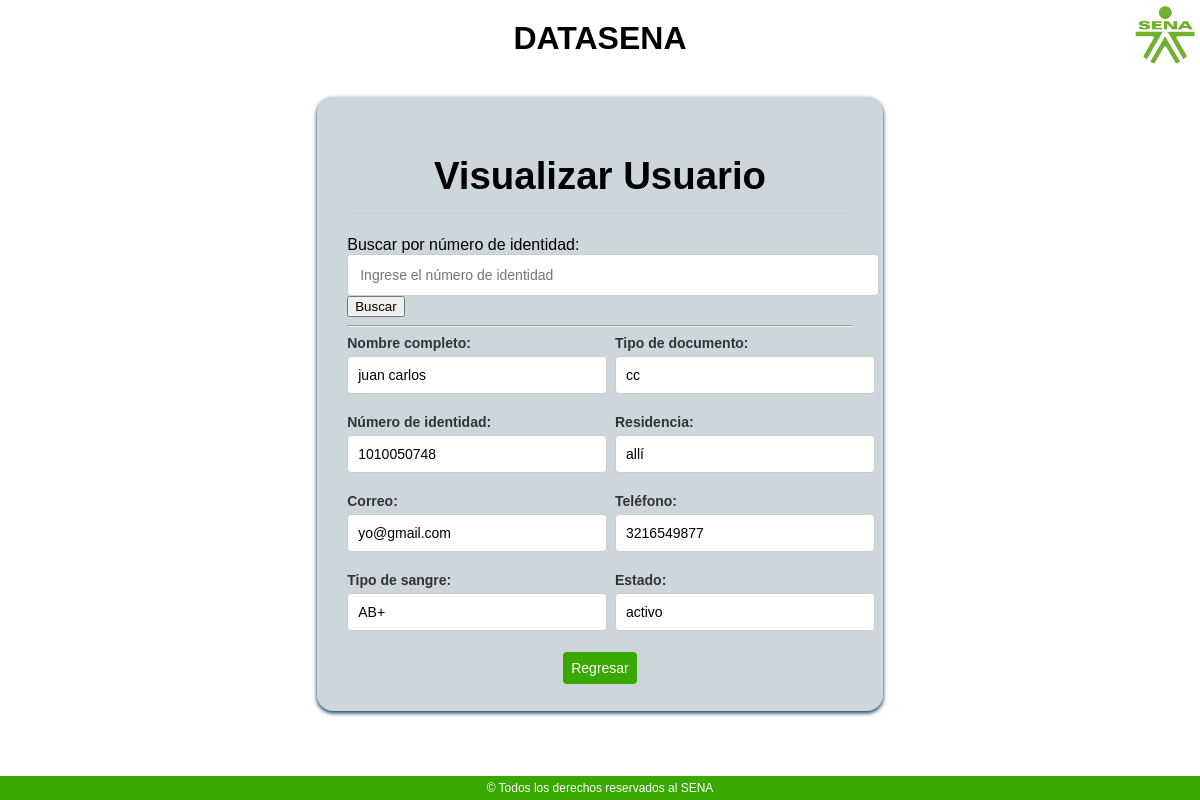
Screenshot of /admin/basura/visualizar_usuario.php?numero_identidad=1010050748 with the database file from the repository.
### tables this page shows
CREATE TABLE `usuarios` (
  `id` int NOT NULL AUTO_INCREMENT,
  `nombre_completo` varchar(100) NOT NULL,
  `tipo_documento` varchar(30) DEFAULT NULL,
  `numero_identidad` varchar(20) NOT NULL,
  `residencia` varchar(150) NOT NULL,
  `tipo_sangre` varchar(5) NOT NULL,
  `correo` varchar(100) NOT NULL,
  `telefono` varchar(20) NOT NULL,
  `numero_ficha` varchar(30) DEFAULT NULL,
  `contrasena` varchar(255) NOT NULL,
  `estado` enum('activo','inactivo') NOT NULL,
  `fecha_creacion` timestamp NULL DEFAULT CURRENT_TIMESTAMP,
  `estado_habilitacion` enum('Activo','Inactivo') DEFAULT 'Activo',
  PRIMARY KEY (`id`),
  UNIQUE KEY `numero_identidad` (`numero_identidad`)
);

### admin/basura/visualizar_usuario.php (the view, shortened to what this page needs)
<?php
$conexion = new mysqli("localhost", "root", "", "datasenn_db");
$numero_identidad = $_GET['numero_identidad'] ?? '';
$usuario = [
    'nombre_completo' => '',
    'tipo_documento' => '',
    'numero_identidad' => '',
    'residencia' => '',
    'tipo_sangre' => '',
    'correo' => '',
    'telefono' => '',
    'estado' => ''
];
if ($numero_identidad !== '') {
    $stmt = $conexion->prepare("SELECT nombre_completo, tipo_documento, numero_identidad, residencia, tipo_sangre, correo, telefono, estado FROM usuarios WHERE numero_identidad = ?");
    $stmt->bind_param("s", $numero_identidad);
    $stmt->execute();
    $resultado = $stmt->get_result();
    if ($resultado->num_rows > 0) {
        $usuario = $resultado->fetch_assoc();
    }
}
?>
<!DOCTYPE html>
<html lang="es">
<head>
    <link rel="stylesheet" href="visualizar_usuario.css">
</head>
<body>
    <header>DATASENA</header>
    <img src="../../img/logo-sena.png" alt="Logo SENA" class="img">
    <div class="form-container">
        <h2>Visualizar Usuario</h2>
        <form action="visualizar_usuario.php" method="get">
            <label for="buscar_id">Buscar por número de identidad:</label>
            <input type="text" id="buscar_id" name="numero_identidad" placeholder="Ingrese el número de identidad" required>
            <button type="submit">Buscar</button>
        </form>
        <hr>
<form class="form-grid">
    <div class="form-row">
        <label>Nombre completo:</label>
        <input type="text" value="<?= htmlspecialchars($usuario['nombre_completo']) ?>" readonly>
    </div>
    <div class="form-row">
        <label>Tipo de documento:</label>
        <input type="text" value="<?= htmlspecialchars($usuario['tipo_documento']) ?>" readonly>
    </div>
    <div class="form-row">
        <label>Número de identidad:</label>
        <input type="text" value="<?= htmlspecialchars($usuario['numero_identidad']) ?>" readonly>
    </div>
    <div class="form-row">
        <label>Residencia:</label>
        <input type="text" value="<?= htmlspecialchars($usuario['residencia']) ?>" readonly>
    </div>
    <div class="form-row">
        <label>Correo:</label>
        <input type="text" value="<?= htmlspecialchars($usuario['correo']) ?>" readonly>
    </div>
    <div class="form-row">
        <label>Teléfono:</label>
        <input type="text" value="<?= htmlspecialchars($usuario['telefono']) ?>" readonly>
    </div>
    <div class="form-row">
        <label>Tipo de sangre:</label>
        <input type="text" value="<?= htmlspecialchars($usuario['tipo_sangre']) ?>" readonly>
    </div>
    <div class="form-row">
        <label>Estado:</label>
        <input type="text" value="<?= htmlspecialchars($usuario['estado']) ?>" readonly>
    </div>
</form>
        <div class="back_visual">
            <button class="logout-btn" onclick="window.location.href='super_menu.html'">Regresar</button>
        </div>
    </div>
    <footer>
        <a>&copy; Todos los derechos reservados al SENA</a>
    </footer>
</body>
</html>

### css/SU_admin/menu_SU_admin/visualizar_usuario.css (style rules this page uses)
:root { --primary-950: #39A900; --primary-900: #4db21a; --primary-800: #61BA33; --primary-700: #74c34d; --primary-600: #88cb66; --primary-500: #9cd480; --primary-400: #b0dd99; --primary-300: #c4e5b3; --primary-200: #d7eecc; --secundary-1-950: #007832; --secundary-1-900: #1A8647; --secundary-1-800: #33935B; --secundary-1-700: #4DA170; --secundary-1-600: #66AE84; --secundary-1-500: #80BC99; --secundary-1-400: #99C9AD; --secundary-1-300: #B3D7C2; --secundary-1-200: #cce4d6; --secundary-2-950: #71277a; --secundary-2-900: #7f3d86; --secundary-2-800: #8d5295; --secundary-2-700: #9c68a2; --secundary-2-600: #aa7daf; --secundary-2-500: #b893bd; --secundary-2-400: #c6a9ca; --secundary-2-300: #dabed7; --secundary-2-200: #e3daea; --secundary-3-950: #00304d; --secundary-3-900: #1a455f; --secundary-3-800: #335971; --secundary-3-700: #4d6e82; --secundary-3-600: #668394; --secundary-3-500: #8098a6; --secundary-3-400: #99acb8; --secundary-3-300: #b3c1ca; --secundary-3-200: #ccd6db; --secundary-4-950: #fdc300; --secundary-4-900: #fdc91a; --secundary-4-800: #fdcf33; --secundary-4-700: #fed54d; --secundary-4-600: #fedb66; --secundary-4-500: #fee180; --secundary-4-400: #fee799; --secundary-4-300: #feedb3; --secundary-4-200: #fff3cc; --white: #ffffff; --black: #000000; --gray-950: #f6f6f6; --gray-900: #e1e1e1; --gray-800: #cccccc; --gray-700: #b7b7b7; --gray-600: #a2a2a2; --gray-500: #8d8d8d; --main-font: Arial, sans-serif; --font-size-h1-plus: 4.8rem; --font-size-h1: 3.2rem; --font-size-h2: 2.4rem; --font-size-h3: 2.0rem; --font-size-h4: 1.6rem; --font-size-h5: 1.4rem; --font-size-h6: 1.2rem; --padding: 20px; --margin-bottom: 15px; --border-radius: 4px; --hover-color: var(--primary-950); --input-height: 56px; --button-size: 48px; --button-spacing: 20px; }
body { margin: 0; font-family: var(--main-font); background-color: var(--white); display: flex; flex-direction: column; min-height: 100vh; }
header { margin-top: 20px; font-size: 2.0rem; font-weight: bold; text-align: center; }
footer { background-color: var(--primary-950); color: white; text-align: center; font-size: 12px; width: 100%; margin-top: auto; padding: 5px 0; }
img { position: absolute; top: 5px; right: 5px; width: 60px; height: auto; }
h2 { text-align: center; margin-bottom: 25px; font-size: var(--font-size-h2); border-bottom: 1px solid #ddd; padding-bottom: 12px; }
.form-container { max-width: 700px; margin: 40px auto; padding: 25px 30px; border-radius: 1rem; background-color: var(--secundary-3-200); box-shadow: 0 2px 4px var(--secundary-3-950); }
.form-grid { display: grid; grid-template-columns: 1fr 1fr; gap: 20px 30px; }
.back_visual { text-align: center; margin-top: 20px; }
.form-row { display: flex; flex-direction: column; }
.form-row label { margin-bottom: 5px; font-weight: bold; font-size: 14px; color: #333; text-align: left; }
.form-row input, .form-row select { padding: 10px; font-size: 14px; border-radius: 4px; border: 1px solid #ccc; width: 100%; }
input, select { width: 100%; padding: 12px; font-size: 14px; border-radius: 4px; border: 1px solid #ccc; }
.logout-btn, .back { background-color: var(--primary-950); color: var(--white); border: none; border-radius: 4px; padding: 8px; margin: 0.3%; font-size: 14px; cursor: pointer; transition: background-color 0.3s ease, transform 0.1s ease; }
.logout-btn { bottom: 15px; right: 5px; }

### rows the page displays
usuarios: nombre_completo "juan carlos", tipo_documento "cc", numero_identidad "1010050748", residencia "allí", correo "yo@gmail.com", telefono "3216549877", tipo_sangre "AB+", estado "activo"
